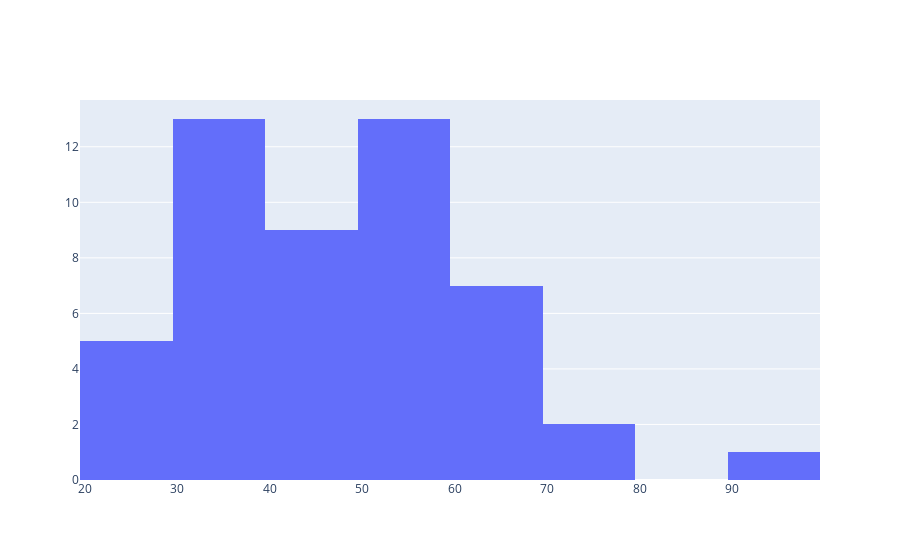

This figure's notebook cell:
### Code cell
len_dist = [len(elem) for elem in retrieved_triplets.values()]

hist = go.Histogram(x=len_dist)
fig = go.Figure(data=hist)

# Show the interactive plot
fig.show()

### Figure 1 — Plotly figure (JSON) as saved in the notebook; plotly's stock layout.template omitted (floating-point values rounded to 4 significant figures)
{"data": [{"type": "histogram", "x": [36, 50, 29, 63, 25, 35, 51, 38, 59, 57, 37, 64, 34, 93, 44, 39, 41, 38, 52, 30, 52, 39, 43, 47, 70, 50, 62, 24, 54, 48, 37, 59, 55, 47, 71, 36, 64, 25, 55, 30, 46, 61, 61, 49, 58, 22, 42, 39, 63, 54]}], "layout": {}}
